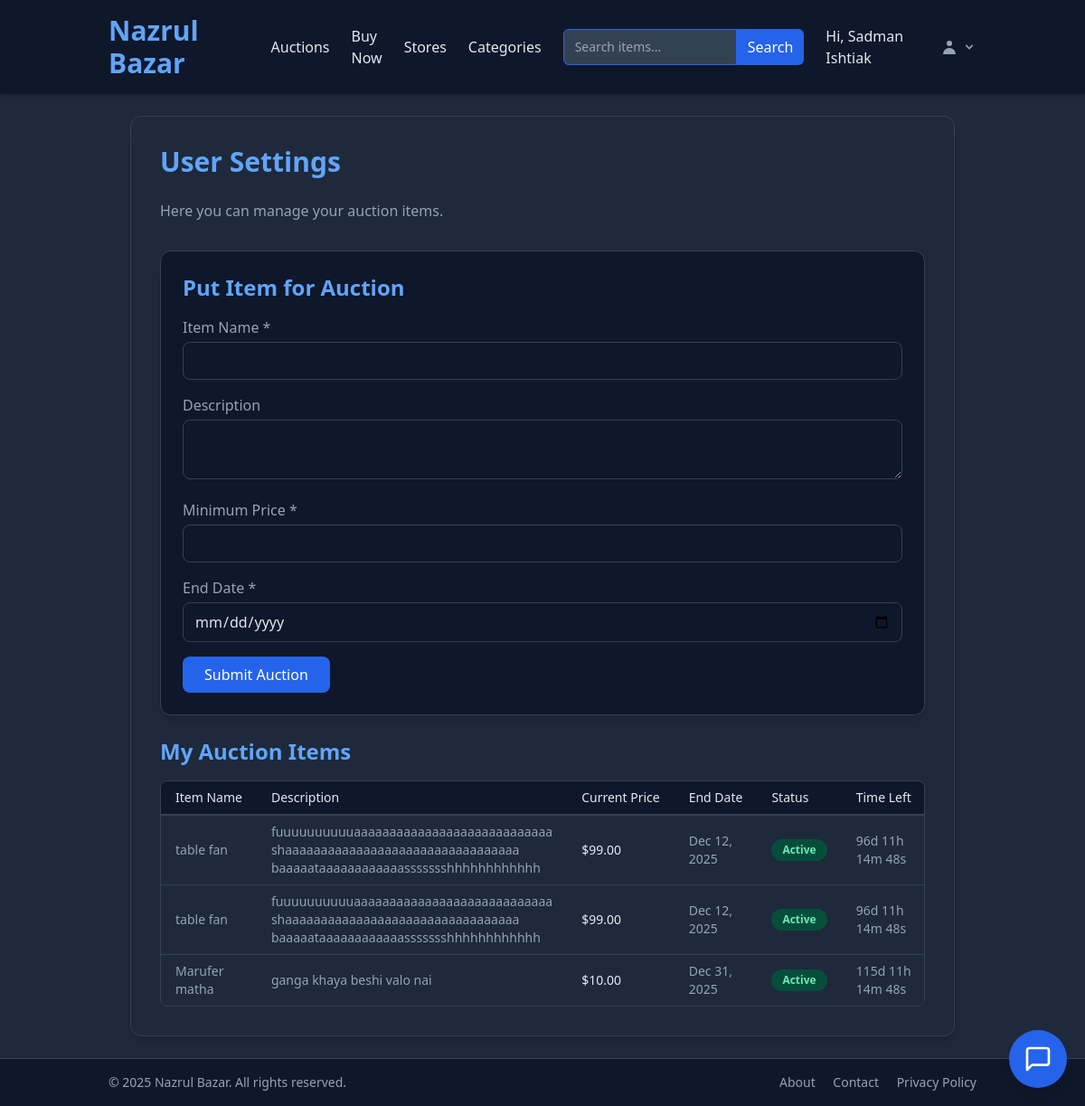
The page /settings.php (signed in) on the database as committed earlier.
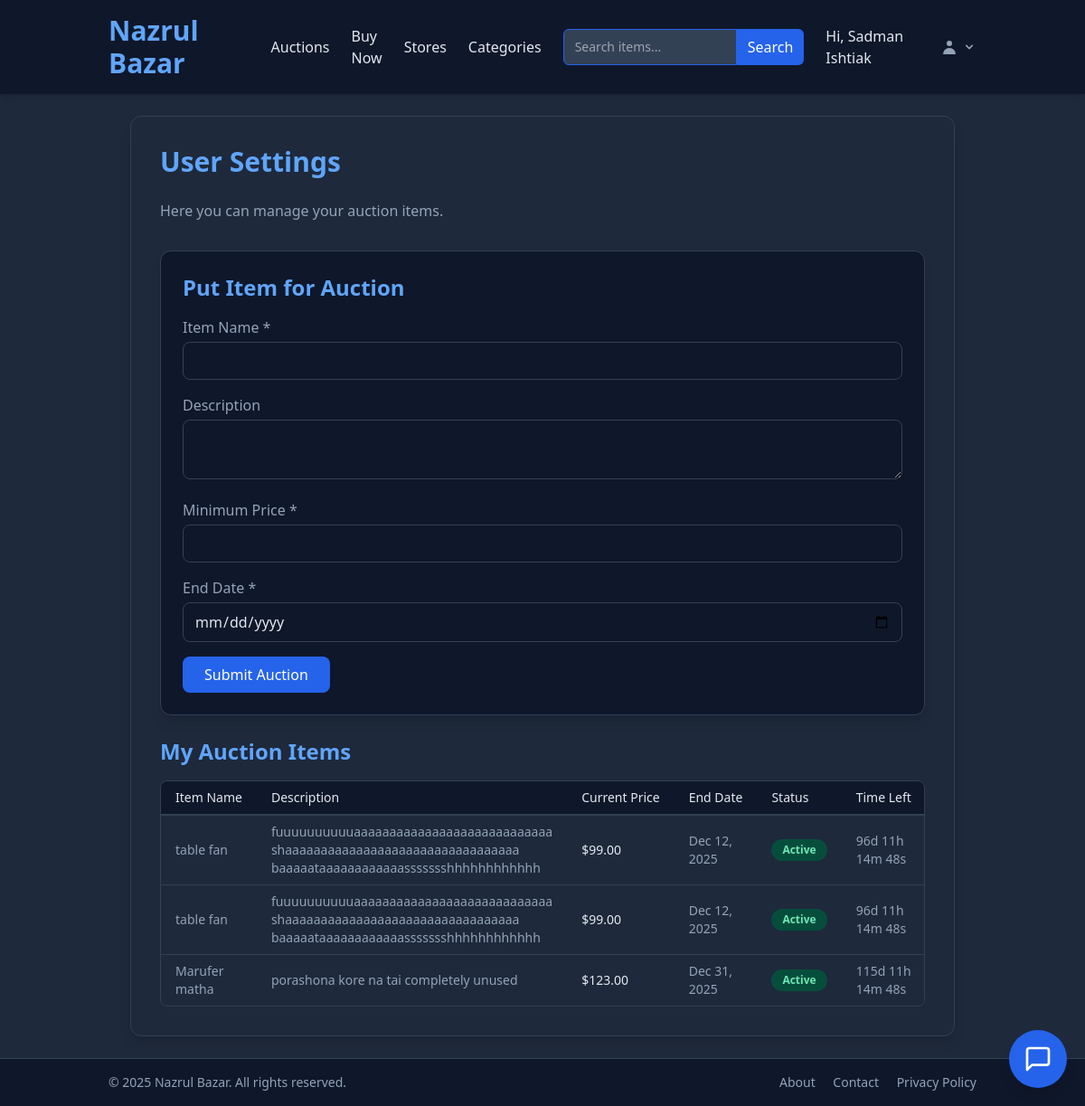
The same page on the database as committed later.
### tables this page shows
CREATE TABLE `auctions` (
  `id` int(10) UNSIGNED NOT NULL,
  `seller_id` int(10) UNSIGNED NOT NULL,
  `minimum_price` decimal(10,2) DEFAULT 0.00,
  `current_holder_id` int(10) UNSIGNED DEFAULT NULL,
  `current_price` decimal(10,2) DEFAULT 0.00,
  `ends_at` datetime NOT NULL,
  `product_name` varchar(255) DEFAULT NULL,
  `category_name` varchar(255) DEFAULT NULL,
  `subcategory_name` varchar(255) DEFAULT NULL,
  `subsubcategory_name` varchar(255) DEFAULT NULL,
  `description` text DEFAULT NULL
);

### settings.php (the view, shortened to what the changed rows need)
<?php
require_once './config.php';
?>
<div class="container mx-auto p-6">
    <div class="bg-slate-800 rounded-xl shadow-lg border border-slate-700 p-8">
        <?php if (isset($_SESSION["user_role"]) && $_SESSION["user_role"] === "store_owner"): ?>
            <h2 class="text-3xl font-bold mb-6 text-blue-400">Store Owner Settings</h2>
            <p class="text-slate-400 mb-8">Manage your store's recent transactions below.</p>
            <?php
            $stmt = $pdo->prepare("SELECT id FROM stores WHERE owner_id = :owner_id");
            $stmt->execute(['owner_id' => $_SESSION['user_id']]);
            $store = $stmt->fetch(PDO::FETCH_ASSOC);
            if ($store) {
                $stmt = $pdo->prepare("SELECT * FROM transactions WHERE store_id = :store_id ORDER BY time DESC");
                $stmt->execute(['store_id' => $store['id']]);
                $transactions = $stmt->fetchAll(PDO::FETCH_ASSOC);
                if ($transactions): ?>
                    <div class="overflow-x-auto rounded-lg border border-slate-700">
                        <table class="min-w-full divide-y-2 divide-slate-700 bg-slate-800 text-sm">
                            <thead class="bg-slate-900">
                                <tr>
                                    <th class="whitespace-nowrap px-4 py-2 font-medium text-slate-200 text-left">Product ID</th>
                                    <th class="whitespace-nowrap px-4 py-2 font-medium text-slate-200 text-left">Buyer ID</th>
                                    <th class="whitespace-nowrap px-4 py-2 font-medium text-slate-200 text-left">Total</th>
                                    <th class="whitespace-nowrap px-4 py-2 font-medium text-slate-200 text-left">Time</th>
                                    <th class="whitespace-nowrap px-4 py-2 font-medium text-slate-200 text-left">Status</th>
                                    <th class="whitespace-nowrap px-4 py-2 font-medium text-slate-200 text-left">Action</th>
                                </tr>
                            </thead>
                            <tbody class="divide-y divide-slate-700">
                                <?php foreach ($transactions as $transaction): ?>
                                    <tr class="hover:bg-slate-700 transition-colors">
                                        <td class="whitespace-nowrap px-4 py-2 text-slate-400"><?= htmlspecialchars($transaction['product_id']) ?></td>
                                        <td class="whitespace-nowrap px-4 py-2 text-slate-400"><?= htmlspecialchars($transaction['buyer_id']) ?></td>
                                        <td class="whitespace-nowrap px-4 py-2 text-slate-400">$<?= htmlspecialchars($transaction['total']) ?></td>
                                        <td class="whitespace-nowrap px-4 py-2 text-slate-400"><?= htmlspecialchars($transaction['time']) ?></td>
                                        <td class="whitespace-nowrap px-4 py-2 text-slate-400">
                                            <span class="inline-block px-3 py-1 text-xs font-semibold rounded-full
                                                <?= $transaction['status'] === 'pending' ? 'bg-yellow-900 text-yellow-300' : 'bg-emerald-900 text-emerald-300' ?>">
                                                <?= htmlspecialchars(ucfirst($transaction['status'])) ?>
                                            </span>
                                        </td>
                                        <td class="whitespace-nowrap px-4 py-2 text-center">
                                            <?php if ($transaction['status'] === 'pending'): ?>
                                                <form method="POST" class="inline-block">
                                                    <button type="submit" name="deliver_transaction" value="<?= htmlspecialchars($transaction['id']) ?>" class="rounded-md bg-blue-600 px-4 py-2 text-xs font-medium text-white hover:bg-blue-700">
                                                        deliver
                                                    </button>
                                                </form>
                                            <?php else: ?>
                                                <span class="text-slate-400">Delivered</span>
                                            <?php endif; ?>
                                        </td>
                                    </tr>
                                <?php endforeach; ?>
                            </tbody>
                        </table>
                    </div>
                <?php else: ?>
                    <p class="text-slate-400 text-center">No transactions found for your store.</p>
                <?php endif;
            } else {
                echo "<p class='text-slate-400 text-center'>You do not have a registered store. Please <a href='create_store.php' class='text-blue-400 hover:underline'>create one</a> to manage products and transactions.</p>";
            }
            ?>
        <?php elseif ($_SESSION['user_role'] === 'user'): ?>
            <h2 class="text-3xl font-bold mb-6 text-blue-400">User Settings</h2>
            <div class="overflow-x-auto rounded-lg border border-slate-700">
                <table class="min-w-full divide-y-2 divide-slate-700 bg-slate-800 text-sm">
                    <thead class="bg-slate-900">
                        <tr>
                            <th class="whitespace-nowrap px-4 py-2 font-medium text-slate-200 text-left">Item Name</th>
                            <th class="whitespace-nowrap px-4 py-2 font-medium text-slate-200 text-left">Description</th>
                            <th class="whitespace-nowrap px-4 py-2 font-medium text-slate-200 text-left">Current Price</th>
                            <th class="whitespace-nowrap px-4 py-2 font-medium text-slate-200 text-left">End Date</th>
                            <th class="whitespace-nowrap px-4 py-2 font-medium text-slate-200 text-left">Status</th>
                            <th class="whitespace-nowrap px-4 py-2 font-medium text-slate-200 text-left">Time Left</th>
                        </tr>
                    </thead>
                    <tbody class="divide-y divide-slate-700">
                        <?php
                        $stmt = $pdo->prepare("SELECT * FROM auctions WHERE seller_id = ?");
                        $stmt->execute([$_SESSION['user_id']]);
                        $auctions = $stmt->fetchAll(PDO::FETCH_ASSOC);
                        if ($auctions) {
                            foreach ($auctions as $auction) {
                                $stmt2 = $pdo->prepare("SELECT MAX(amount) as highest_bid, bidder_id FROM bids WHERE auction_id = ? GROUP BY bidder_id ORDER BY highest_bid DESC LIMIT 1");
                                $stmt2->execute([$auction['id']]);
                                $bid = $stmt2->fetch(PDO::FETCH_ASSOC);
                                $current_price = $bid && $bid['highest_bid'] ? $bid['highest_bid'] : $auction['minimum_price'];
                                $bidder_name = "No bids yet";
                                if ($bid) {
                                    $stmt3 = $pdo->prepare("SELECT name FROM users WHERE id = ?");
                                    $stmt3->execute([$bid['bidder_id']]);
                                    $bidder = $stmt3->fetch(PDO::FETCH_ASSOC);
                                    $bidder_name = htmlspecialchars($bidder['name']);
                                }
                                $status = (new DateTime() < new DateTime($auction['ends_at'])) ? 'Active' : 'Ended';
                                echo "<tr class='hover:bg-slate-700 transition-colors'>
                                        <td class='px-4 py-2 text-slate-400'>" . htmlspecialchars($auction['product_name']) . "</td>
                                        <td class='px-4 py-2 text-slate-400'>" . htmlspecialchars($auction['description']) . "</td>
                                        <td class='px-4 py-2 font-medium text-slate-200'>$" . htmlspecialchars($current_price) . "</td>
                                        <td class='px-4 py-2 text-slate-400'>" . htmlspecialchars(date('M j, Y', strtotime($auction['ends_at']))) . "</td>
                                        <td class='px-4 py-2'>
                                            <span class='inline-block px-3 py-1 text-xs font-semibold rounded-full status-pill
                                                " . ($status === 'Active' ? 'bg-emerald-900 text-emerald-300' : 'bg-red-900 text-red-400') . "'>
                                                $status
                                            </span>
                                        </td>
                                        <td class='px-4 py-2 text-slate-400'><span class='countdown' data-end='" . $auction['ends_at'] . "'></span></td>
                                        <td class='px-4 py-2 text-slate-400'>$bidder_name</td>
                                    </tr>";
                            }
                        } else {
                            echo "<tr><td colspan='7' class='px-4 py-2 text-center text-slate-400'>No auction items found.</td></tr>";
                        }
                        ?>
                    </tbody>
                </table>
            </div>
        <?php else: ?>
            <p class="text-center text-slate-400">Please <a href="login.php" class="text-blue-400 hover:underline">log in</a> to view your settings.</p>
        <?php endif; ?>
    </div>
</div>
<?php
include "./lib/layout.php";
?>

Rows that differ between the two databases and show on the page:
changed auctions "Marufer matha": description "ganga khaya beshi valo nai" → "porashona kore na tai completely unused"; current_price "10.00" → "123.00"
